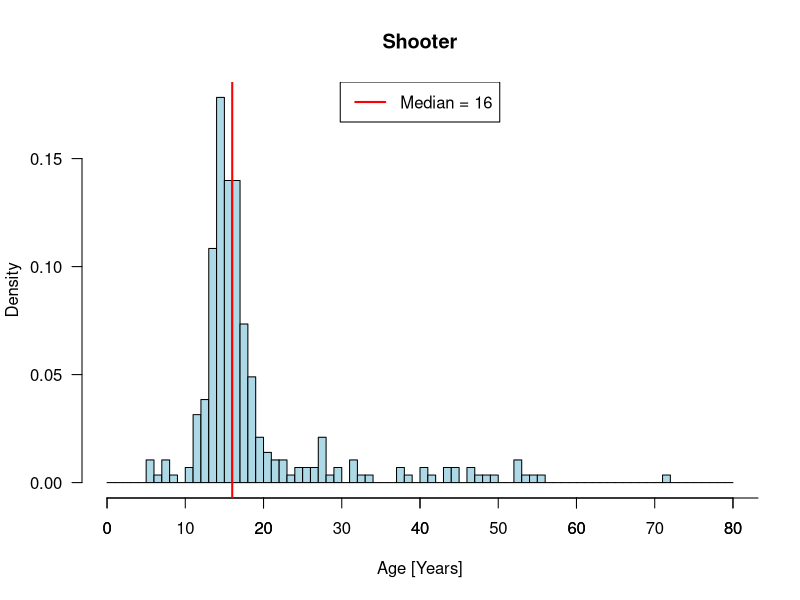
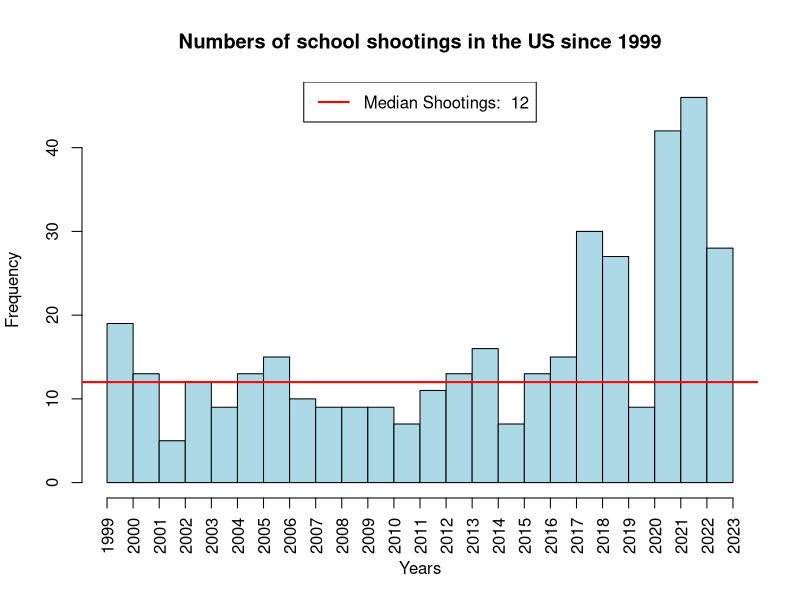

Recreate these plots in R, in order.
setwd("C:\\Users\\jonas\\OneDrive\\Dokumente\\GitHub\\EXPD-Semesterarbeit\\EXPD Semesterarbeit")
library(readr)
dat <- read_csv("school-shootings-data.csv")
View(dat)

# Age of Shooter
vec_shooter_age <- c(dat$age_shooter1,dat$age_shooter2) 
vec_shooter_age <- na.exclude(vec_shooter_age)
View(vec_shooter_age)

hist(vec_shooter_age, col = "lightblue", xlab = "Age [Years]",
     main = "Shooter", ylab = "Density",
     breaks = c(seq(0, 80, by = 1)),
     las = 1, freq = FALSE)
axis(side=1, at=seq(0, 100, by=10))
median_age_shooter <- median(vec_shooter_age,na.rm = TRUE)
abline(v = median_age_shooter, col = "red", lty = 1, lwd = 2)
legend("top", legend = paste("Median =", median_age_shooter), col = "red", lty = 1, lwd = 2)

# Number schoolshootings
hist(dat$year,
     breaks = c(seq(1999, 2023)),
     main = "Numbers of school shootings in the US since 1999",
     xaxt = "n",
     xlab = "Years",
     col = "lightblue")
axis(side = 1, at = seq(1999, 2023, by = 1), las = 2)

meanshootings <- length(dat$year)/length(unique(dat$year))

# Median
mediantable <- table(dat$year)
medianshootings <- median(c(mediantable))

# Add Median and Legend to plot
abline(h = medianshootings, col = "red", lty = 1, lwd = 2)
legend("top", legend = paste("Median Shootings: ", round(medianshootings, 2)), col = "red", lty = 1, lwd = 2)
